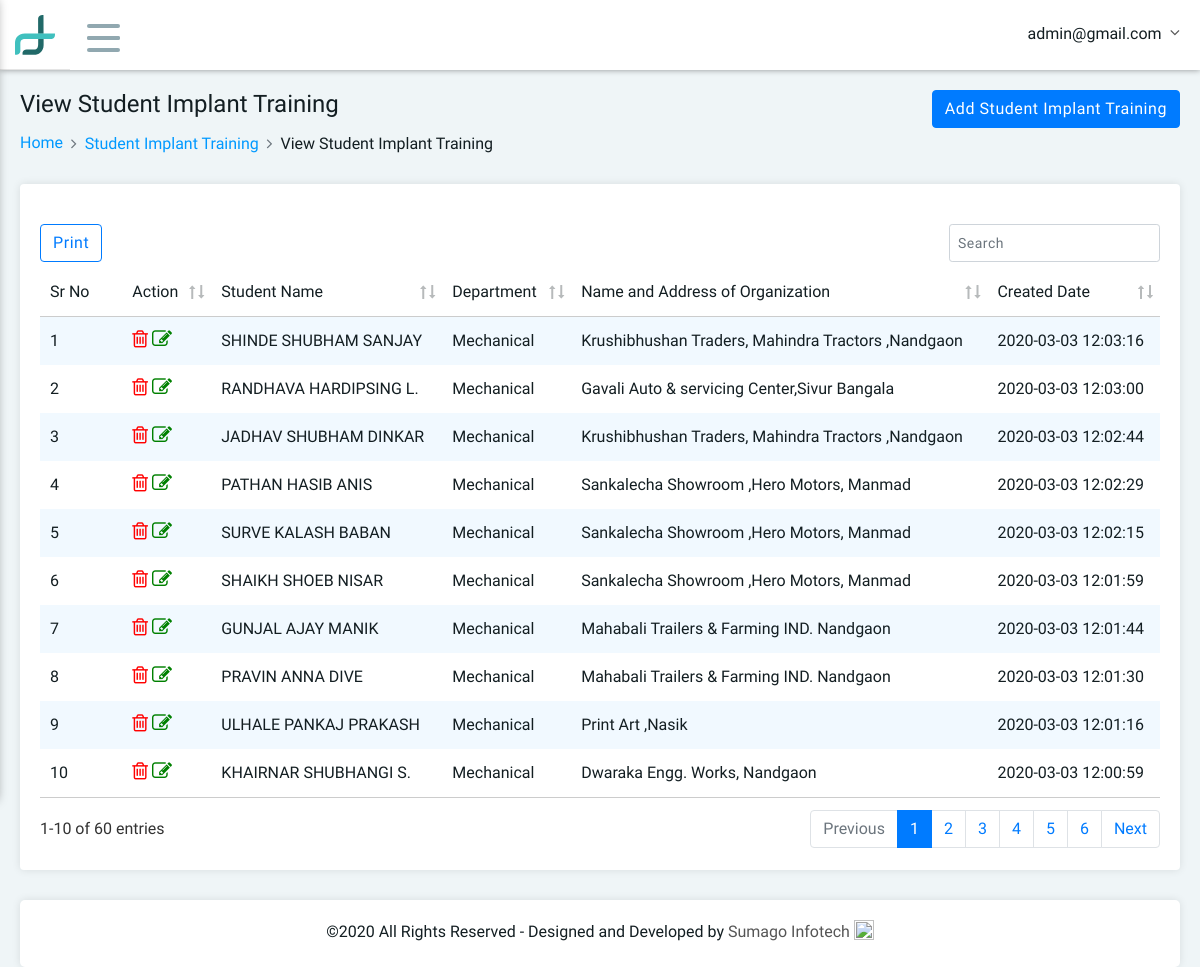
The page /view_student_training.php (signed in) on the database its author committed.
### tables this page shows
CREATE TABLE IF NOT EXISTS `tbl_student_training` (
  `student_id` int(11) NOT NULL,
  `Department_id` int(11) NOT NULL,
  `student_name` varchar(100) NOT NULL,
  `name_of_company` varchar(255) NOT NULL,
  `student_training_craeted_date` datetime NOT NULL DEFAULT CURRENT_TIMESTAMP,
  `modified_date` datetime NOT NULL DEFAULT CURRENT_TIMESTAMP ON UPDATE CURRENT_TIMESTAMP,
  `fld_delete` int(11) NOT NULL
);

CREATE TABLE IF NOT EXISTS `department` (
  `Department_id` int(11) NOT NULL,
  `Department` varchar(255) NOT NULL,
  `Department_delete` int(11) NOT NULL DEFAULT '0',
  `Department_date` datetime NOT NULL DEFAULT CURRENT_TIMESTAMP
);

### view_student_training.php (the view, shortened to what this page needs)
<!DOCTYPE html>
<html>
<head>
  <?php include('include/head.php'); ?>
  <link rel="stylesheet" type="text/css" href="src/plugins/datatables/media/css/jquery.dataTables.css">
  <link rel="stylesheet" type="text/css" href="src/plugins/datatables/media/css/dataTables.bootstrap4.css">
  <link rel="stylesheet" type="text/css" href="src/plugins/datatables/media/css/responsive.dataTables.css">
</head>
<body>
  <?php include('include/header.php'); ?>
  <div class="main-container">
    <div class="pd-ltr-20 customscroll customscroll-10-p height-100-p xs-pd-20-10">
      <div class="min-height-200px">
        <div class="page-header">
          <div class="row">
            <div class="col-md-6 col-sm-12">
              <div class="title">
                <h4>View Student Implant Training</h4>
              </div>
              <nav aria-label="breadcrumb" role="navigation">
                <ol class="breadcrumb">
                  <li class="breadcrumb-item"><a href="dashboard.php">Home</a></li>
                  <li class="breadcrumb-item"><a href="view_student_training.php">Student Implant Training</a></li>
                  <li class="breadcrumb-item active" aria-current="page">View Student Implant Training</li>
                </ol>
              </nav>
            </div>
            <div class="col-md-6 col-sm-12 text-right">
              <div class="dropdown">
                <a class="btn btn-primary" href="add_student_training.php" role="button">
                  Add Student Implant Training
                </a>
              </div>
            </div>
          </div>
        </div>
        <div class="pd-20 bg-white border-radius-4 box-shadow mb-30">
          <div class="row">
            <table class="stripe hover data-table-export nowrap">
              <thead>
                <tr>
                  <th class="table-plus datatable-nosort">Sr No</th>
                  <th>Action</th>
                  <th>Student Name</th>
                  <th>Department</th>
                  <th>Name and Address of Organization</th>
                  <th>Created Date</th>
                </tr>
              </thead>
              <tbody>
                <?php
                  $count=0;
                  $query="select s.*,dp.* from tbl_student_training s,department dp where  s.Department_id=dp.Department_id and s.fld_delete='0' order by s.student_id desc";
                  $row=mysqli_query($connect,$query) or die(mysqli_error($connect));
                  while($fetch=mysqli_fetch_array($row)) {
                  extract($fetch);
                 ?>
                <tr>
                    <td><?php echo ++$count; ?></td>
                    <td>
                        <a href="delete_student_training.php?student_id=<?php echo $fetch['student_id'] ?>" onclick="refld_admin_idturn confirm('Are you sure to Delete Staff Record')" class="fa fa-trash-o"  style="color: red;font-size: 20px;"></a>
                        <a href="update_student_training.php?student_id=<?php echo $fetch['student_id'] ?>"  class="fa fa-edit"  style="color: green;font-size: 20px;"></a>
                    </td>
                    <td><?php echo $fetch['student_name'];?></td>
                    <td><?php echo $fetch['Department'];?></td>
                    <td><?php echo $fetch['name_of_company'];?></td>
                    <td><?php echo $fetch['student_training_craeted_date'];?></td>
                </tr>
                <?php } ?>
              </tbody>
            </table>
          </div>
        </div>
      </div>
      <?php include('include/footer.php'); ?>
    </div>
  </div>
</body>
</html>

### include/header.php (shortened to what this page needs)
<?php include "config.php";
 ?>
	<div class="header clearfix">
		<div class="header-right">
			<div class="brand-logo">
				<a href="#">
					<img src="vendors/images/logo.png" alt="" class="mobile-logo">
				</a>
			</div>
			<div class="menu-icon">
				<span></span>
				<span></span>
				<span></span>
			</div>
			<div class="user-info-dropdown">
				<div class="dropdown">
					<a class="dropdown-toggle" href="#" role="button" data-toggle="dropdown">
						<?php
                            $query=mysqli_query($connect,"select * from tbl_admin where fld_email='".$_SESSION['email']."'") or die(mysqli_error($connect));
                            $fetch=mysqli_fetch_array($query);
                            extract($fetch);
                        ?>
						<span class="user-name"><?php echo $fetch['fld_email']; ?></span>
					</a>
				</div>
			</div>
		</div>
	</div>

### rows shown on the page
tbl_student_training: student_name "SHINDE SHUBHAM SANJAY", Department.Department "Mechanical", name_of_company "Krushibhushan Traders, Mahindra Tractors ,Nandgaon", student_training_craeted_date "2020-03-03 12:03:16"
tbl_student_training: student_name "RANDHAVA HARDIPSING L.", Department.Department "Mechanical", name_of_company "Gavali Auto & servicing Center,Sivur Bangala", student_training_craeted_date "2020-03-03 12:03:00"
tbl_student_training: student_name "JADHAV SHUBHAM DINKAR", Department.Department "Mechanical", name_of_company "Krushibhushan Traders, Mahindra Tractors ,Nandgaon", student_training_craeted_date "2020-03-03 12:02:44"
tbl_student_training: student_name "PATHAN HASIB ANIS", Department.Department "Mechanical", name_of_company "Sankalecha Showroom ,Hero Motors, Manmad", student_training_craeted_date "2020-03-03 12:02:29"
tbl_student_training: student_name "SURVE KALASH BABAN", Department.Department "Mechanical", name_of_company "Sankalecha Showroom ,Hero Motors, Manmad", student_training_craeted_date "2020-03-03 12:02:15"
tbl_student_training: student_name "SHAIKH SHOEB NISAR", Department.Department "Mechanical", name_of_company "Sankalecha Showroom ,Hero Motors, Manmad", student_training_craeted_date "2020-03-03 12:01:59"
tbl_student_training: student_name "GUNJAL AJAY MANIK", Department.Department "Mechanical", name_of_company "Mahabali Trailers & Farming IND. Nandgaon", student_training_craeted_date "2020-03-03 12:01:44"
tbl_student_training: student_name "PRAVIN ANNA DIVE", Department.Department "Mechanical", name_of_company "Mahabali Trailers & Farming IND. Nandgaon", student_training_craeted_date "2020-03-03 12:01:30"
tbl_student_training: student_name "ULHALE PANKAJ PRAKASH", Department.Department "Mechanical", name_of_company "Print Art ,Nasik", student_training_craeted_date "2020-03-03 12:01:16"
tbl_student_training: student_name "KHAIRNAR SHUBHANGI S.", Department.Department "Mechanical", name_of_company "Dwaraka Engg. Works, Nandgaon", student_training_craeted_date "2020-03-03 12:00:59"

### other values the page prints
$fetch['fld_email'] "admin@gmail.com"
